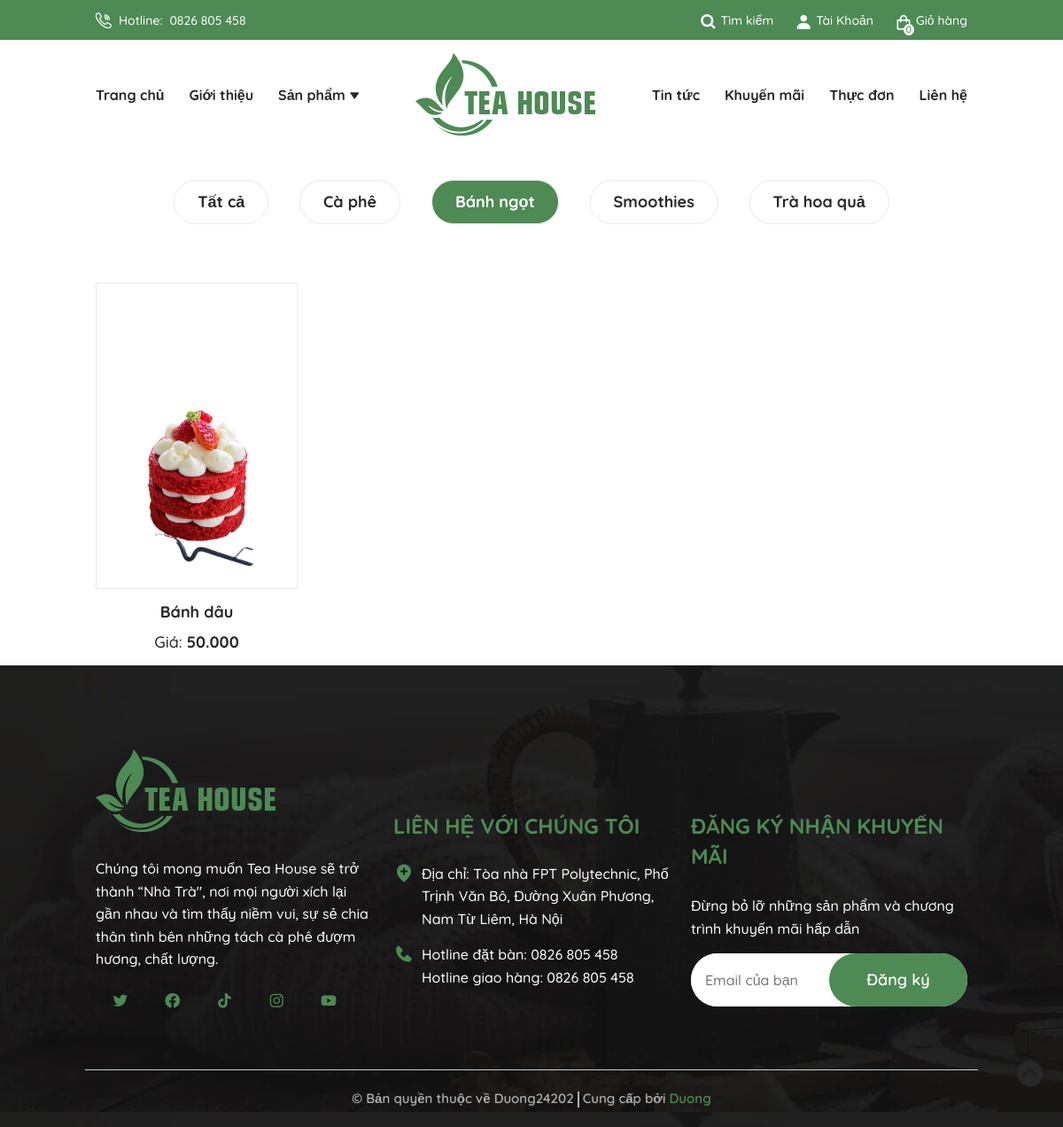
/site/controller/index.php?action=list_products&idC=2, run on the app's committed database.
### tables this page shows
CREATE TABLE `categories` (
  `id_categories` int NOT NULL,
  `category_name` varchar(255) NOT NULL
);

CREATE TABLE `products` (
  `id_product` int NOT NULL,
  `product_name` varchar(255) NOT NULL,
  `price` double DEFAULT '0',
  `image` varchar(199) NOT NULL,
  `description` varchar(255) NOT NULL,
  `input_time` varchar(255) NOT NULL,
  `discount` double NOT NULL,
  `id_categories` int NOT NULL
);

### site/controller/list_products.php (called while the page is built)
<?php
if (isset($_GET['idC'])) {
  $idC = $_GET['idC'];
  $listProduct = getValues('products', 'id_categories', $idC);
} else {
  $listProduct = allValues('products');
}
$listCate = allValues('categories');
require '../view/list_products.php';

### model/databse.php (called while the page is built, shortened)
<?php
function connect()
{
  try {
    $conn = new PDO("mysql:host=localhost;dbname=my_store;charset=UTF8", 'root', '');
    $conn->setAttribute(PDO::ATTR_ERRMODE, PDO::ERRMODE_EXCEPTION);
  } catch (PDOException $e) {
    echo $e->getMessage();
  }
  return $conn;
}
function allValues($table)
{
  $conn = connect();
  $sql = "
        SELECT * FROM $table";
  $stmt = $conn->prepare($sql);
  $stmt->execute();
  $data = $stmt->fetchAll(PDO::FETCH_ASSOC);
  return $data;
}
function getValues($table, $column, $where)
{
  $conn = connect();
  $sql = "
  SELECT * FROM $table WHERE $column = $where";
  $stmt = $conn->prepare($sql);
  $stmt->execute();
  $data = $stmt->fetchAll(PDO::FETCH_ASSOC);
  return $data;
}

### site/view/list_products.php (the view, shortened to what this page needs)
<?php
require '../view/header.php';
?>
<main>
  <div class="grid wide">
    <ul class=" body__menu-nav">
      <li class="body__menu-nav-item ">
        <a href="index.php?action=list_products" class="body__menu-nav-link <?php if (!isset($idC)) {
                                                                              echo "body__menu-nav-link--active";
                                                                            } ?>">Tất cả</a>
      </li>
      <?php
      foreach ($listCate as $key => $category) {
        echo '
          <li class="body__menu-nav-item">
            <a id="cate' . $category['id_categories'] . '" href="index.php?action=list_products&idC=' . $category['id_categories'] . '" class="body__menu-nav-link">' . $category['category_name'] . '</a>
          </li>';
      }
      ?>
    </ul>
    <ul class=" row body__menu-list">
      <?php
      foreach ($listProduct as $key => $product) {
        echo '
          <li class="col l-3 m-4 c-6 body__menu-list-item">
            <a href="index.php?action=detail&idP=' . $product['id_product'] . '" class="body__menu-list-link">
              <div class="body__menu-list-link-img-btn">
                <img src="../../image/image_pro/' . $product['image'] . '" alt="">
                <button class="body__menu-list-link-btn">Thêm vào giỏ hàng</button>
              </div>
              <p class="body__menu-list-link-desc">' . $product['product_name'] . '</p>
              <p class="body__menu-list-link-price">Giá: <span>
                  ' . number_format($product['price'], 0, '', '.') . '
                </span></p>
            </a>
          </li>
          ';
      }
      ?>
    </ul>
  </div>
</main>
<?php
require '../view/footer.php';
?>

### site/assets/css/grid.css (style rules this page uses)
.grid { width: 100%; display: block; padding: 0; }
.grid.wide { max-width: 1140px; margin: 0 auto; }
.row { display: flex; flex-wrap: wrap; margin-left: -4px; margin-right: -4px; }
.col { padding-left: 4px; padding-right: 4px; }
.c-6 { flex: 0 0 50%; max-width: 50%; }
@media (min-width: 767px) { .row { margin-left: -8px; margin-right: -8px; } }
@media (min-width: 767px) { .col { padding-left: 8px; padding-right: 8px; } }
@media (min-width: 767px) { .m-1, .m-2, .m-3, .m-4, .m-5, .m-6, .m-7, .m-8, .m-9, .m-10, .m-11, .m-12 { display: block; } }
@media (min-width: 767px) { .m-4 { flex: 0 0 33.33333%; max-width: 33.33333%; } }
@media (min-width: 1113px) { .row { margin-left: -12px; margin-right: -12px; } }
@media (min-width: 1113px) { .col { padding-left: 12px; padding-right: 12px; } }
@media (min-width: 1113px) { .l-1, .l-2, .l-2-4, .l-3, .l-4, .l-5, .l-6, .l-7, .l-8, .l-9, .l-10, .l-11, .l-12 { display: block; } }
@media (min-width: 1113px) { .l-3 { flex: 0 0 25%; max-width: 25%; } }
@media (min-width: 1024px) and (max-width: 1239px) { .wide { width: 984px; } }
@media (min-width: 1024px) and (max-width: 1239px) { .wide .row { margin-left: -12px; margin-right: -12px; } }
@media (min-width: 1024px) and (max-width: 1239px) { .wide .col { padding-left: 12px; padding-right: 12px; } }
@media (min-width: 1024px) and (max-width: 1239px) { .wide .l-1, .wide .l-2, .wide .l-2-4, .wide .l-3, .wide .l-4, .wide .l-5, .wide .l-6, .wide .l-7, .wide .l-8, .wide .l-9, .wide .l-10, .wide .l-11, .wide .l-12 { display: block; } }
@media (min-width: 1024px) and (max-width: 1239px) { .wide .l-3 { flex: 0 0 25%; max-width: 25%; } }

### site/assets/css/base.css (style rules this page uses)
:root { --white-color: #fff; --black-color: #000; --text-color: #282828; --primary-color: #4d8a54; --border-color: #dbdbdb; --soft-color: #fdede9; --star-gold: #FFCE3E; --navbar-height: 45px; --header-height: 170px; --header-with-search-height: ; }
* { box-sizing: border-box; text-decoration: none; list-style: none; -webkit-tap-highlight-color: transparent; scroll-behavior: smooth; }
ul { padding-left: 0; margin: 0; }
li { margin: 0; }
html { font-size: 62.5%; line-height: 1.6rem; font-family: 'Quicksand', sans-serif; box-sizing: border-box; }

### site/assets/css/main.css (style rules this page uses)
.body__menu-nav { padding-top: 33px; text-align: center; }
.body__menu-nav-item { display: inline-block; }
.body__menu-nav-link { display: inline-block; border: 1px solid #ebebeb; padding: 16px 26px; border-radius: 4rem; margin: 0 16px 16px 16px; font-size: 1.8rem; font-weight: 700; color: var(--text-color); }
.body__menu-nav-link--active { color: var(--white-color); background-color: var(--primary-color); }
.body__menu-list-item { margin-top: 50px; }
.body__menu-list-link-img-btn { max-width: 260px; border: 1px solid #ebebeb; position: relative; }
.body__menu-list-link-img-btn img { width: 100%; }
.body__menu-list-link-desc { font-size: 1.8rem; text-align: center; color: var(--text-color); font-weight: 700; }
.body__menu-list-link-price { font-size: 1.8rem; text-align: center; color: var(--text-color); font-weight: 500; }
.body__menu-list-link-price span { font-weight: 700; }

### data on the page
categories: category_name "Cà phê"
categories: category_name "Bánh ngọt"
categories: category_name "Smoothies"
categories: category_name "Trà hoa quả"
products: image (picture), product_name "Bánh dâu", price "50.000"
